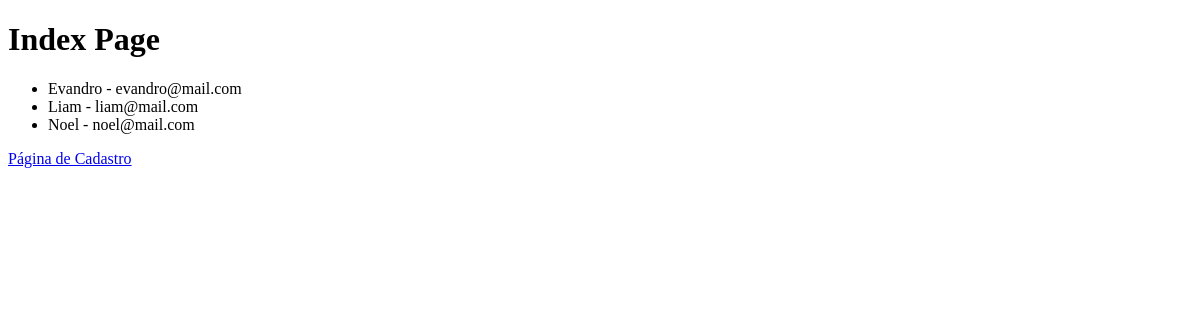
Before: / with the older database file.
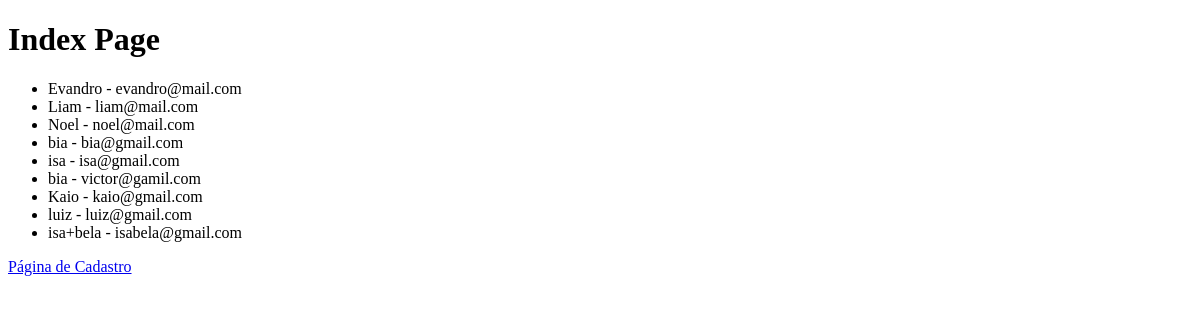
After: the same page with the newer database file.
### models/user.py (models this page shows)
class User(db.Model):
    __tablename__ = 'users'
    id = db.Column(db.Integer, primary_key=True)
    name = db.Column(db.String(100), nullable=False)
    email = db.Column(db.String(100), unique=True, nullable=False)
    tasks = db.relationship('Task', back_populates='user', cascade='all, delete-orphan')

### controllers/user_controller.py (the view)
    @staticmethod
    def index():
        users = User.query.all()
        return render_template('index.html', users=users)

### view/templates/index.html (shortened to what this page needs)
<!DOCTYPE html>
<html lang="en">
<head>
</head>
<body>
    <h1>Index Page</h1>
    <ul>
        {% for user in users %}
        <li>{{user.name}} - {{user.email}}</li>
        {% endfor %}
    </ul>
    <a href="{{ url_for('contact') }}">Página de Cadastro</a>
</body>
</html>

Changed rows visible on the page:
added User: name "bia", email "bia@gmail.com"
added User: name "isa", email "isa@gmail.com"
added User: name "bia", email "victor@gamil.com"
added User: name "Kaio", email "kaio@gmail.com"
added User: name "luiz", email "luiz@gmail.com"
added User: name "isa+bela", email "isabela@gmail.com"
